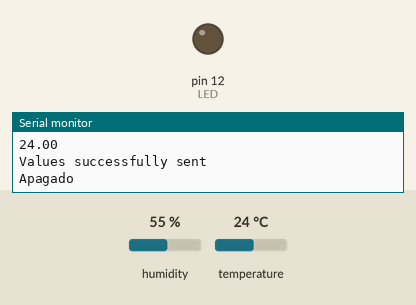
This sketch was run on a simulated Arduino Uno, built with avr-gcc and run on an emulated ATmega328P. On the bench: output pins drawn as LEDs (lit = HIGH), the last lines printed to the serial monitor. The test bench sets the inputs (shaded band); at power-on: temperature 24 °C, humidity 55 %.

Above: at 2.7 s.
2.8 s: temperature set to 27 °C
8.8 s: temperature set to 30 °C
At 12.6 s:
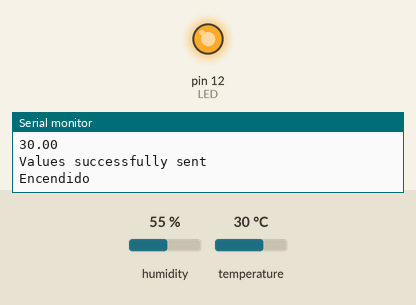
14.8 s: temperature set to 27 °C
20.8 s: temperature set to 24 °C
At 22.0 s:
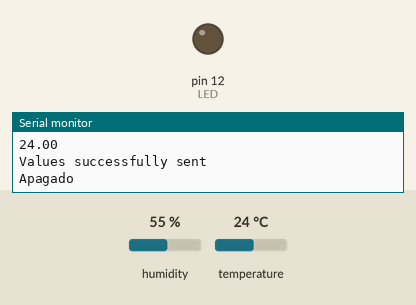
26.8 s: temperature set to 33 °C
At 32.6 s:
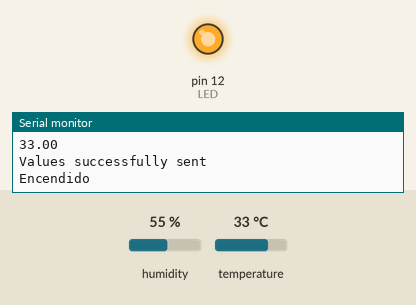
Timing chart, 0 to 34.1 s (numbered marks = the images above; inputs shaded):
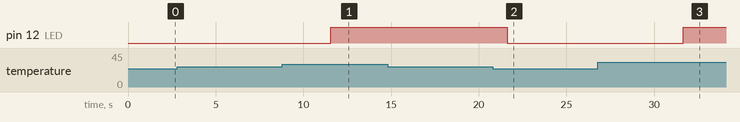

Measured:
- the behaviour switches between 28 and 29 °C on temperature (found by bisection; images 0 and 1)
- the behaviour switches between 26 and 25 °C on temperature (found by bisection; images 1 and 2)
- after the input at 8.8 s, pin 12 (LED): LOW → HIGH after 2.8 s
- after the input at 20.8 s, pin 12 (LED): HIGH → LOW after 0.82 s
- after the input at 26.8 s, pin 12 (LED): LOW → HIGH after 4.9 s

The sketch:

IoT-HTTP.ino
```cpp
#include <Ubidots.h>
#include "DHT.h"
#define pin1 13
#define LED 12
DHT dht1(pin1, DHT11);
String estado = "";

// "IoT"
// "1t3s0IoT18"
// "Lentisimo"
// "WiFi1361"

const char* UBIDOTS_TOKEN = "BBFF-zYZGrqqAov1v3srMpvQ3OWr6Z7d0XF";
const char* WIFI_SSID = "IoT";
const char* WIFI_PASS = "1t3s0IoT18";
Ubidots ubidots(UBIDOTS_TOKEN, UBI_HTTP);

void setup() {
  Serial.begin(115200);
  ubidots.wifiConnect(WIFI_SSID, WIFI_PASS);
  ubidots.setDebug(true);
  dht1.begin();
  pinMode(LED, OUTPUT);
  digitalWrite(LED, LOW);
}

void loop() {
  //float h1 = random(0, 9) * 100;
  //float t1 = random(0, 9) * 30;

  float t1 = dht1.readTemperature();
  float h1 = dht1.readHumidity();
  bool led = 0;

  ubidots.add("humedad", h1);
  ubidots.add("temperatura", t1);

  if (t1 > 28) {digitalWrite(LED, HIGH); estado = "Encendido"; led = 1;}
  if (t1 < 26){digitalWrite(LED, LOW); estado = "Apagado"; led = 0;}
  Serial.println("Temperatura");
  Serial.println(t1);
  ubidots.add("LED", led);

  bool bufferSent = false;
  bufferSent = ubidots.send();  // Will send data to a device label that matches the device Id

  if (bufferSent) {
    // Do something if values were sent properly
    //Serial.println("humedad: ");
    //Serial.print(h1);
    //Serial.println("temperatura: ");
    //Serial.print(t1);
    Serial.println("Values successfully sent");
    }
    Serial.println(estado);

  delay(5000);

}
```
